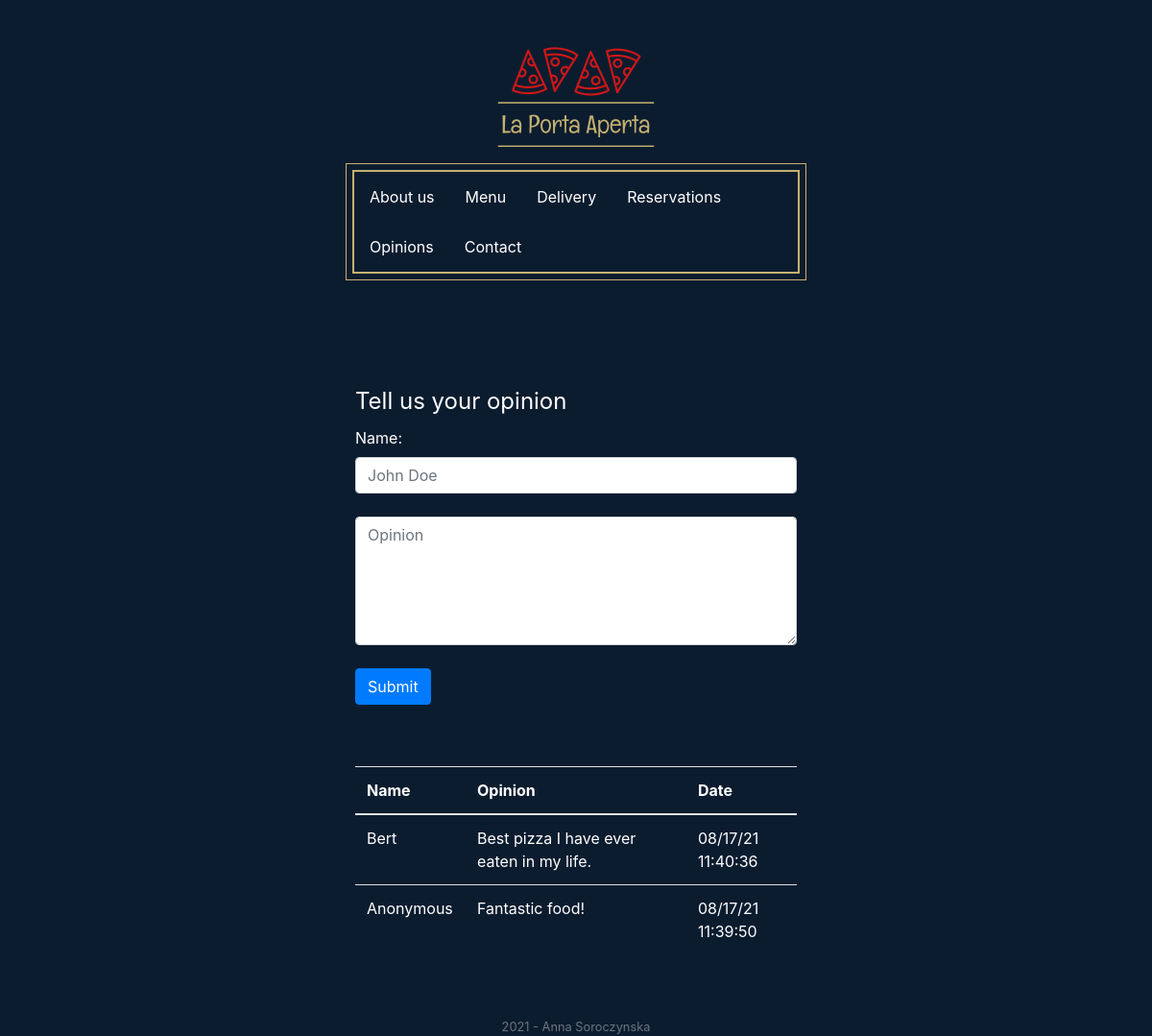
/opinions, run on the app's committed database.
### tables this page shows
CREATE TABLE 'opinions' ('id' integer PRIMARY KEY NOT NULL, 'name' text NOT NULL, 'opinion' text NOT NULL, 'timestamp' timestamp NOT NULL);

### application.py (the view, shortened to what this page needs)
@app.route("/opinions", methods=["GET", "POST"])
def opinions():
    if request.method == "GET":
        opinions = db.execute("SELECT name, opinion, timestamp FROM opinions ORDER BY timestamp DESC")
    return render_template("/opinions.html", opinions=opinions)

### templates/opinions.html (shortened to what this page needs)
{% extends "layout.html" %}
{% block main %}
  <div class="main-container">
    <div class="form-group">
      <form action="/opinions" method="post">
         <fieldset>
            <legend>Tell us your opinion</legend>
              <div>
                  <label for="name">Name:</label>
                  <input autocomplete="off" autofocus class="form-control" name="name" placeholder="John Doe" type="text">
              </div>
              <br>
              <div>
                  <textarea class="form-control" autocomplete="off" name="opinion" rows="5" cols="20" placeholder="Opinion"></textarea>
              </div>
              <br>
              <button class="btn btn-primary" type="submit">Submit</button>
        </fieldset>
      </form>
    </div>
    <br><br>
    <div class="table-responsive">
      <table class="table">
            <thead>
                <tr>
                    <th scope="col" style="width: 25%;">Name</th>
                    <th scope="col">Opinion</th>
                    <th scope="col" style="width: 25%;">Date</th>
                </tr>
            </thead>
            <tbody>
                {% for opinion in opinions %}
                    <tr>
                        <td>{{ opinion.name }}</td>
                        <td>{{ opinion.opinion }}</td>
                        <td>{{ opinion.timestamp }}</td>
                    </tr>
                {% endfor %}
            </tbody>
        </table>
    </div>
  </div>
{% endblock %}

### static/styles.css (style rules this page uses)
@media screen and (min-width: 770px) { .main-container { width: 40vw; } }
.subpage { background-color: #0C1C2F; }
.main-container { color: white; text-align: left; position: relative; left: 50%; transform: translate(-50%); float: none; padding: 10px; }
.table { color: white; table-layout: fixed; word-wrap: break-word; }

### data on the page
opinions: name "Bert", opinion "Best pizza I have ever eaten in my life.", timestamp "08/17/21 11:40:36"
opinions: name "Anonymous", opinion "Fantastic food!", timestamp "08/17/21 11:39:50"
